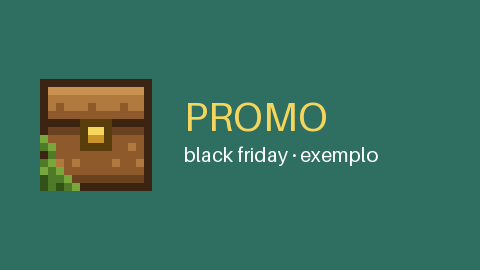
#> input picture src-tauri/assets/exemplo/cartaz.png, 480 x 270 px, given in place of 128x128.png, which was not available
$ python example-assets.py
#> lines starting #> are read from the running program, lines starting #| are printed output that depends on the picture
"""Arquivos das pastas de exemplo do cajabox (embutidos no programa por src-tauri/src/examples.rs).

Gera em src-tauri/assets/examples/{pt,en}/: um cartaz PNG (o mesmo nas pastas, para o modo
Duplicados ter o que mostrar), dois PDFs e dois TXT. Rodar de novo só se o conteúdo mudar.
"""
from pathlib import Path

from PIL import Image, ImageDraw, ImageFont

OUT = Path(__file__).resolve().parent.parent / "src-tauri" / "assets" / "examples"
ICON = Path(__file__).resolve().parent.parent / "src-tauri" / "icons" / "128x128.png"

TEXTS = {
    "pt": {
        "convention": [
            "O cajabox classifica os arquivos pelo nome.",
            "",
            "O nome é dividido em termos por hífen (-), sublinhado (_) ou espaço.",
            "Cada termo é procurado no índice (Editar índice): news, insta, promo...",
            "Sinônimos contam como o termo: newsletter = news, instagram = insta.",
            "",
            "Data de uso no nome: AAMMDD (241129 = 29/11/2024) ou AAMM (2412 = dez/2024).",
            "Sem data no nome, vale a data de modificação do arquivo.",
            "",
            "Estes são arquivos de exemplo (.example antes da extensão).",
            "Quando não precisar mais, apague a pasta cajabox-exemplo e",
            "remova as pastas de exemplo em Editar pastas.",
        ],
        "poster": "black friday · exemplo",
        "files": {
            "lancamento-newsletter.pdf": "Newsletter de lançamento (exemplo)",
            "lancamento-instagram.pdf": "Post de lançamento no Instagram (exemplo)",
            "mala-direta.txt": "Mala direta da promoção de dezembro (exemplo)",
            "email.txt": "E-mail de lançamento (exemplo)",
        },
    },
    "en": {
        "convention": [
            "cajabox classifies files by their names.",
            "",
            "The name is split into terms by hyphen (-), underscore (_) or space.",
            "Each term is looked up in the index (Edit index): news, insta, promo...",
            "Synonyms count as the term: newsletter = news, instagram = insta.",
            "",
            "Date of use in the name: YYMMDD (241129 = 2024-11-29) or YYMM (2412 = 2024-12).",
            "Without a date in the name, the file's modification date is used.",
            "",
            "These are example files (.example before the extension).",
            "When you no longer need them, delete the cajabox-examples folder",
            "and remove the example folders under Folders > Edit.",
        ],
        "poster": "black friday · example",
        "files": {
            "launch-newsletter.pdf": "Launch newsletter (example)",
            "launch-instagram.pdf": "Instagram launch post (example)",
            "direct-mail.txt": "December promotion direct mail (example)",
            "email.txt": "Launch e-mail (example)",
        },
    },
}


def poster(path: Path, subtitle: str):
#> called with subtitle = 'black friday · exemplo'
    img = Image.new("RGB", (480, 270), "#2f6f62")
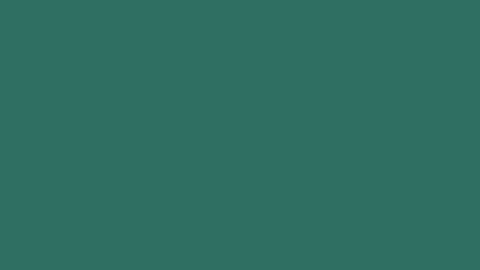
#> img: PIL image 480x270 RGB; mean R, G, B 47, 111, 98
    draw = ImageDraw.Draw(img)
    icon = Image.open(ICON).convert("RGBA")
    img.paste(icon, (32, 71), icon)
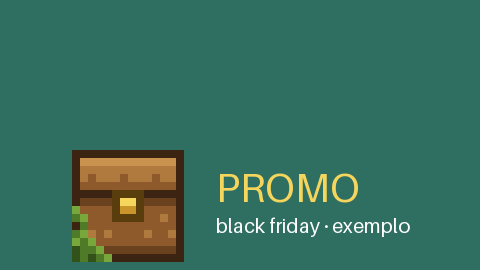
#> img: PIL image 480x270 RGB; mean R, G, B 57.5, 110.6, 93.2
    big = ImageFont.load_default(size=40)
    small = ImageFont.load_default(size=20)
    draw.text((184, 92), "PROMO", font=big, fill="#f6d55c")
    draw.text((184, 142), subtitle, font=small, fill="#ffffff")
    img.save(path, optimize=True)
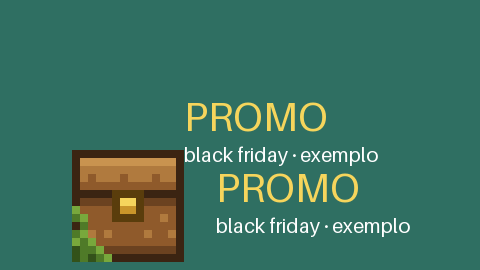
#> saved as poster.png: PIL image 480x270 RGB; mean R, G, B 60.9, 112.6, 94.2


def pdf(path: Path, title: str, lines: list[str]):
    """PDF de uma página com texto (Helvetica, WinAnsi), sem dependências."""
    def esc(text: str) -> str:
        return text.replace("\\", "\\\\").replace("(", "\\(").replace(")", "\\)")

    ops = ["BT", "/F1 18 Tf", "56 780 Td", f"({esc(title)}) Tj", "/F1 11 Tf", "16 TL", "0 -10 Td"]
    for line in lines:
        ops += ["T*", f"({esc(line)}) Tj"]
    ops.append("ET")
    content = "\n".join(ops).encode("cp1252")
    objects = [
        b"<< /Type /Catalog /Pages 2 0 R >>",
        b"<< /Type /Pages /Kids [3 0 R] /Count 1 >>",
        b"<< /Type /Page /Parent 2 0 R /MediaBox [0 0 595 842] /Contents 4 0 R /Resources << /Font << /F1 5 0 R >> >> >>",
        b"<< /Length %d >>\nstream\n" % len(content) + content + b"\nendstream",
        b"<< /Type /Font /Subtype /Type1 /BaseFont /Helvetica /Encoding /WinAnsiEncoding >>",
    ]
    out = bytearray(b"%PDF-1.4\n%\xe2\xe3\xcf\xd3\n")
    offsets = []
    for number, body in enumerate(objects, 1):
        offsets.append(len(out))
        out += b"%d 0 obj\n" % number + body + b"\nendobj\n"
    xref = len(out)
    out += b"xref\n0 %d\n0000000000 65535 f \n" % (len(objects) + 1)
    out += b"".join(b"%010d 00000 n \n" % o for o in offsets)
    out += b"trailer\n<< /Size %d /Root 1 0 R >>\nstartxref\n%d\n%%%%EOF\n" % (len(objects) + 1, xref)
    path.write_bytes(bytes(out))


for lang, texts in TEXTS.items():
    out = OUT / lang
    out.mkdir(parents=True, exist_ok=True)
    poster(out / "poster.png", texts["poster"])
    for name, title in texts["files"].items():
        if name.endswith(".pdf"):
            pdf(out / name, title, texts["convention"])
        else:
            (out / name).write_text(title + "\n\n" + "\n".join(texts["convention"]) + "\n")
for path in sorted(OUT.rglob("*.*")):
    print(f"{path.relative_to(OUT)}: {path.stat().st_size} bytes")
